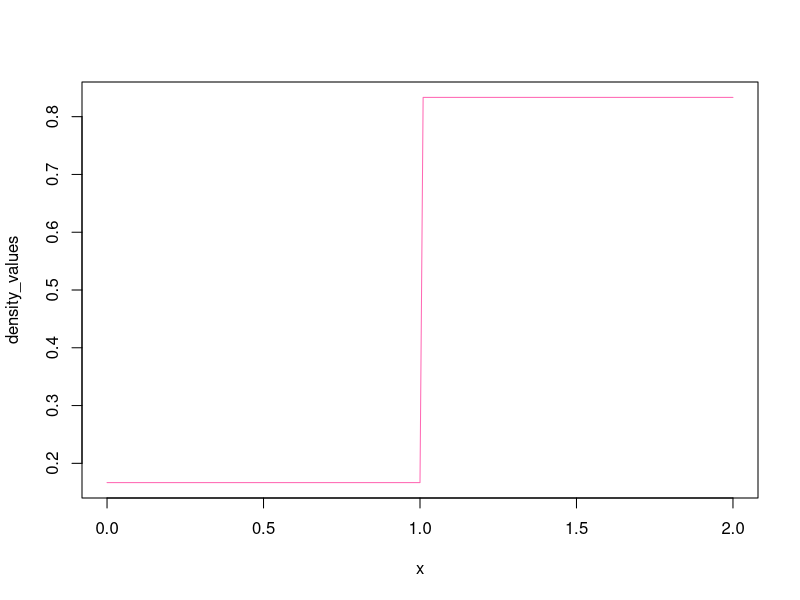
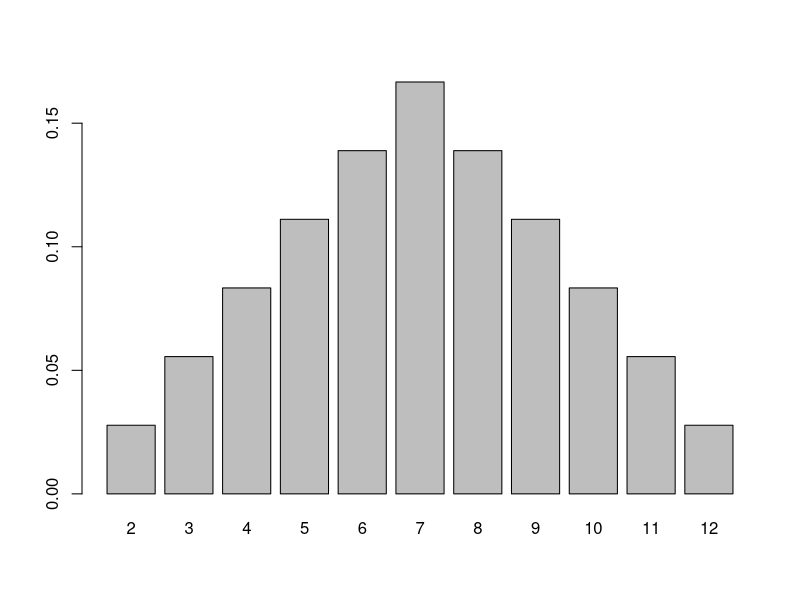
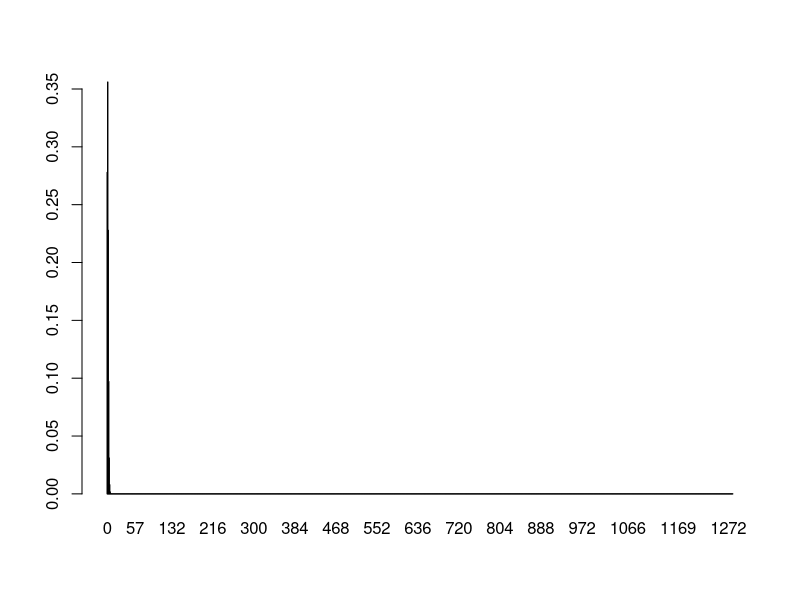
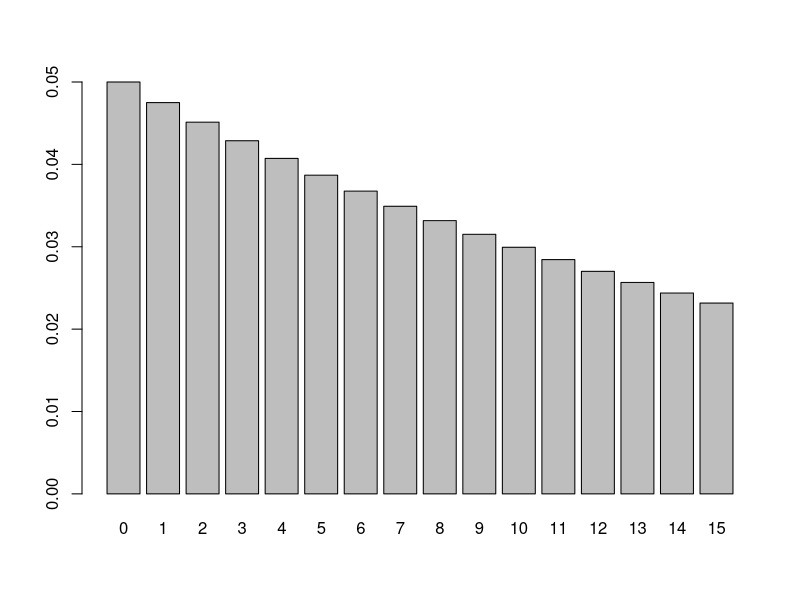
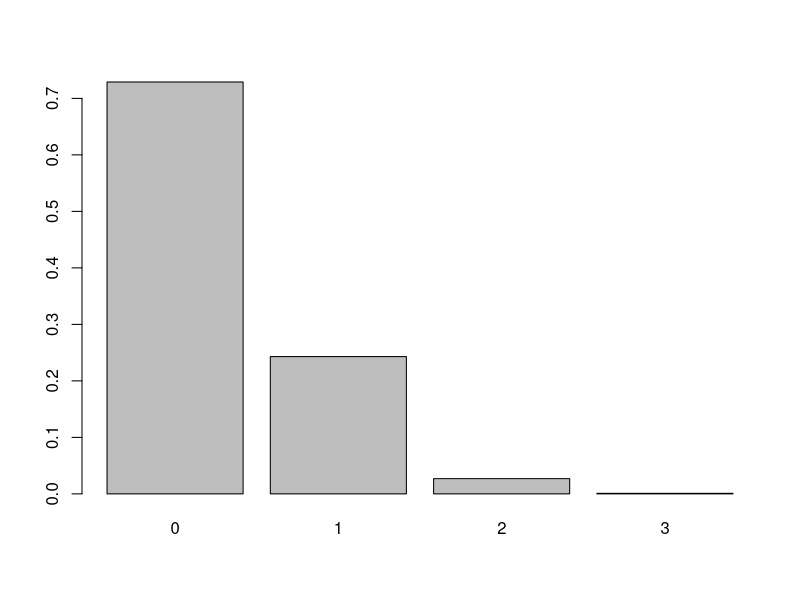

The R script that drew these images, in order:
# 1)
x = seq(from = 0, to = 2, by = 0.01)
density_values_l = rep(x = 1/6, times = 101)
density_values_r = rep(x = 5/6, times = 100)
density_values = c(density_values_l, density_values_r)
plot(x = x, y = density_values, type = "l", col = "hotpink")

# 2)
results = (2:12)
odds = c(1/36,2/36,3/36,4/36,5/36,6/36,5/36,4/36,3/36,2/36,1/36)
barplot(odds, names = results)

# 3)
drogy = pgeom(q = 7, prob = 0.1)

# 4)
jehovisti = dbinom(x = 0:1281, size = 1281, prob = 1/1001)
barplot(jehovisti, names = 0:1281)

# 5)
qnorm(p = 0.3, mean = 181, sd = 10)

# 6)
ppois(q=15, lambda = 4)-ppois(q = 9, lambda = 4)

# 7)
pk = dgeom(x = 0:15, prob = 5/100)
barplot(pk, names = 0:15)

pgeom(q = 6, prob = 5/100)

qgeom(p = 0.7, prob = 5/100) * 10

# 8)
qnbinom(p = 0.9, size = 2, prob = 1/50)
qgeom(p = 0.9, prob = 1/50)
pgeom(q = 50, prob = 1/50)

# 9)
ppois(q = 8, lambda = 2) - ppois(q = 7, lambda = 2)
dpois(x = 8,lambda = 2) # lepsiiii!!!!

# 10)
round(qnorm(p = .95, mean = 5, sd = 1.5), digits = 1)
pnorm(q = 5, mean = 5, sd = 1.5)
rnorm(n = 80, mean = 5, sd = 1.5)

# 11) # tohle mi vychazi mega podivne
qgeom(p = 0.8, prob = 0.1) + 1 
dgeom(x = 1, prob = 0.1)
jahody = dbinom(x = 0:3, size = 3, prob = 0.1)
barplot(jahody, names = 0:3)
mean(jahody)
